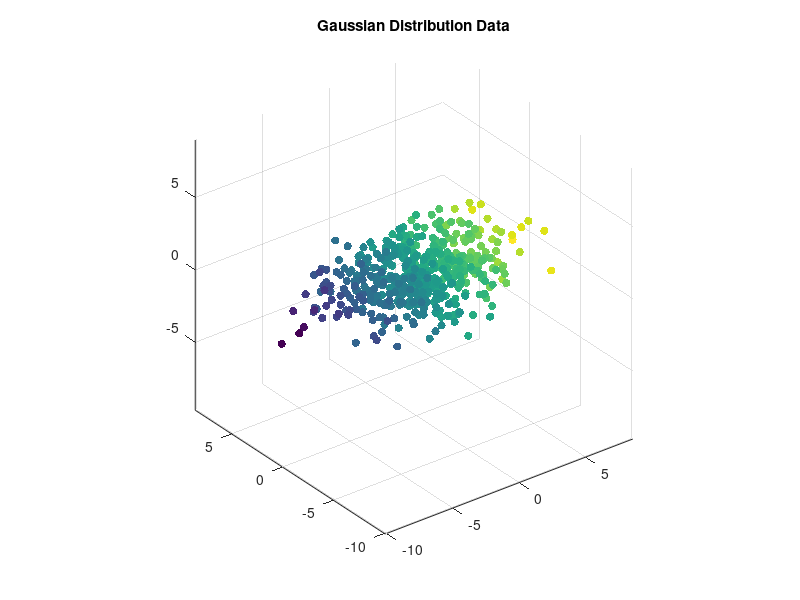

MATLAB code for this plot: (Note: this script raises an error after producing the figure.)
%%
clear, close all;

%% Gaussian Distribution Data
num = 500;
D = diag([3, 2, 1]);
X = randn(num, 3) * D;
C = X(:, 1);
figure, scatter3(X(:, 1), X(:, 2), X(:, 3), [], C, 'filled');
title('Gaussian Distribution Data'), axis equal;
exportgraphics(gcf, 'Examples/results/DR_data1.png');

X_PCA = PCA(X, 2);
X_PSA = PSA(X, 2);
X_LLE = LLE(X, 10, 2);

figure('Position', [0, 0, 1000, 300]);
subplot(131);
scatter(X_PCA(:, 1), X_PCA(:, 2), [], C, 'filled');
title('PCA'), axis equal;

subplot(132);
scatter(X_PSA(:, 1), X_PSA(:, 2), [], C, 'filled');
title('PSA'), axis equal;

subplot(133);
scatter(X_LLE(:, 1), X_LLE(:, 2), [], C, 'filled');
title('LLE'), axis equal;

exportgraphics(gcf, 'Examples/results/DR_data1_result.png');
%% Gaussian Distribution Data with Outliers
num = 500;
D = diag([3, 2, 1]);
X = randn(num, 3) * D;
X = cat(1, X, randn(10, 3) + [0, 0, 10]);
C = X(:, 3);
figure, scatter3(X(:, 1), X(:, 2), X(:, 3), [], C, 'filled');
title('Gaussian Distribution Data with Outliers'), axis equal;
exportgraphics(gcf, 'Examples/results/DR_data2.png');

X_PCA = PCA(X, 2);
X_PSA = PSA(X, 2);
X_LLE = LLE(X, 10, 2);

figure('Position', [0, 0, 1000, 300]);
subplot(131);
scatter(X_PCA(:, 1), X_PCA(:, 2), [], C, 'filled');
title('PCA'), axis equal;

subplot(132);
scatter(X_PSA(:, 1), X_PSA(:, 2), [], C, 'filled');
title('PSA'), axis equal;

subplot(133);
scatter(X_LLE(:, 1), X_LLE(:, 2), [], C, 'filled');
title('LLE'), axis equal;

exportgraphics(gcf, 'Examples/results/DR_data2_result.png');
%% Swiss Roll Data
num = 500;
theta = linspace(0, 2.5*pi, 30);

[Xt, Xw] = meshgrid(theta, linspace(0, 1, 40));
Xr = Xt(:) / max(Xt(:)) / 2 + 1/2;
Xt = Xt(:) + rand(size(Xt(:))) * 0.4;
Xw = Xw(:) + rand(size(Xw(:))) * 0.1;
X = [cos(Xt) .* Xr, sin(Xt) .* Xr, Xw];
C = Xt;
figure, scatter3(X(:, 1), X(:, 2), X(:, 3), [], C, 'filled');
title('Swiss Roll Data'), axis equal;
view(280, 80);
exportgraphics(gcf, 'Examples/results/DR_data3.png');

X_PCA = PCA(X, 2);
X_PSA = PSA(X, 2);
X_LLE = LLE(X, 12, 2);

figure('Position', [0, 0, 1000, 300]);
subplot(131);
scatter(X_PCA(:, 1), X_PCA(:, 2), [], C, 'filled');
title('PCA'), axis equal;

subplot(132);
scatter(X_PSA(:, 1), X_PSA(:, 2), [], C, 'filled');
title('PSA'), axis equal;

subplot(133);
scatter(X_LLE(:, 1), X_LLE(:, 2), [], C, 'filled');
title('LLE'), axis equal;

exportgraphics(gcf, 'Examples/results/DR_data3_result.png');
